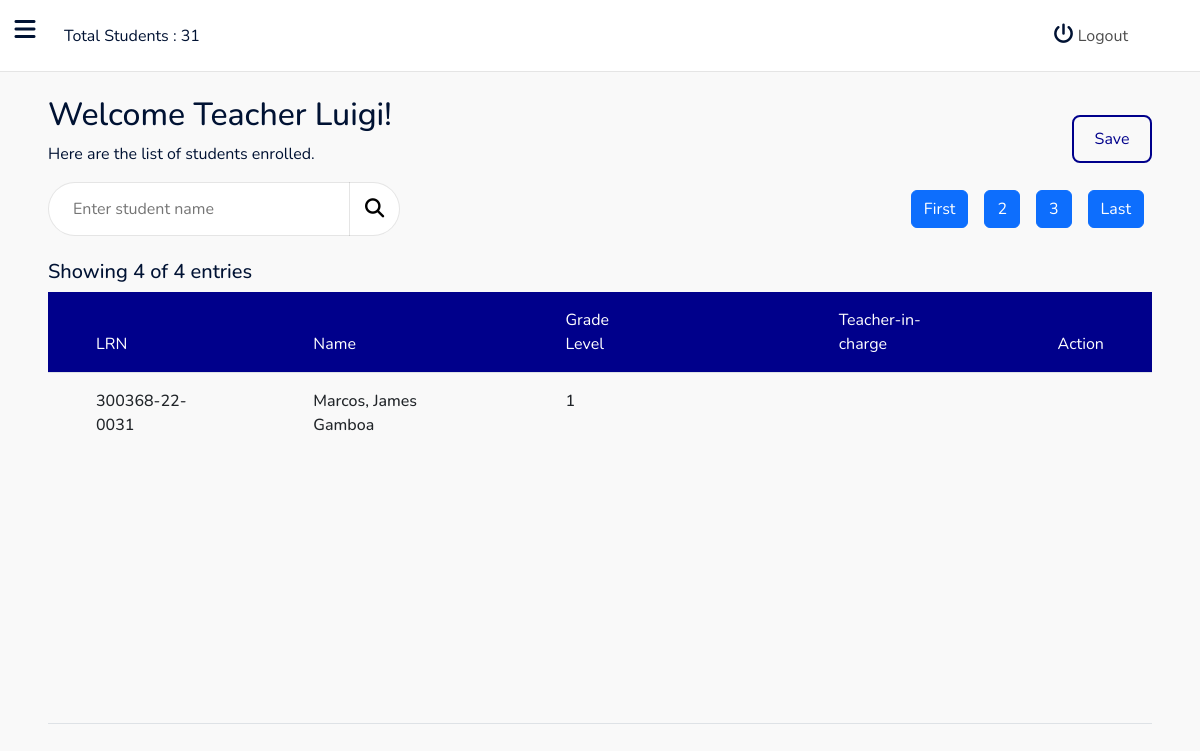
The page /teacher.php?page=4 (signed in) on the database its author committed.
### tables this page shows
CREATE TABLE `teachers` (
  `id` int(11) NOT NULL,
  `username` varchar(255) NOT NULL,
  `firstname` varchar(255) NOT NULL,
  `middlename` varchar(255) NOT NULL,
  `lastname` varchar(255) NOT NULL,
  `password` text NOT NULL
);

CREATE TABLE `students` (
  `id` int(11) NOT NULL,
  `student_lrn` text NOT NULL,
  `firstname` varchar(255) NOT NULL,
  `middlename` varchar(255) NOT NULL,
  `lastname` varchar(255) NOT NULL,
  `birthday` varchar(32) NOT NULL,
  `present_house_no` varchar(255) NOT NULL,
  `present_brgy` varchar(255) NOT NULL,
  `present_town_city` varchar(255) NOT NULL,
  `present_province` varchar(255) NOT NULL,
  `perm_house_no` varchar(255) NOT NULL,
  `perm_brgy` varchar(255) NOT NULL,
  `perm_townCity` varchar(255) NOT NULL,
  `perm_province` varchar(255) NOT NULL,
  `father_name` varchar(255) NOT NULL,
  `father_educ` varchar(255) NOT NULL,
  `father_occu` varchar(255) NOT NULL,
  `father_contact` varchar(255) NOT NULL,
  `mother_name` varchar(255) NOT NULL,
  `mother_educ` varchar(255) NOT NULL,
  `mother_occu` varchar(255) NOT NULL,
  `mother_contact` varchar(255) NOT NULL,
  `no_siblings` varchar(255) NOT NULL,
  `gender` varchar(10) NOT NULL,
  `birth_order` varchar(255) NOT NULL,
  `living_with` varchar(255) NOT NULL,
  `guardian_name` varchar(255) NOT NULL,
  `guardian_relation` varchar(255) NOT NULL,
  `guardian_address` varchar(255) NOT NULL,
  `total_fam_income` varchar(255) NOT NULL,
  `hand_type` varchar(255) NOT NULL,
  `vision_type` varchar(255) NOT NULL,
  `hearing_condition` varchar(255) NOT NULL,
  `speech_condition` varchar(255) NOT NULL,
  `password` text NOT NULL,
  `grade_level` varchar(32) NOT NULL
);

### classes/Singleton.class.php (called while the page is built, shortened)
<?php
require_once("DbHelper.class.php");
class Singleton
{
    private static $m_DbInstance;
    private static function InitDbHelper() : DbHelper
    {
        return new DbHelper
        (
            Config::GetHost(),
            Config::GetUsername(),
            Config::GetPassword(),
            Config::GetDbName()
        );
    }
    public static function GetDbHelperInstance() : DbHelper
    {
        if (self::$m_DbInstance == null)
        {
            self::$m_DbInstance = self::InitDbHelper();
        }
        return self::$m_DbInstance;
    }
}
?>

### includes/teachers.students-mgt.php (called while the page is built)
<?php
require_once "includes/autoloader.inc.php";
$db = Singleton::GetDbHelperInstance();
$table = Constants::$STUDENTS_TABLE;
$entriesPerPage = 10;
$totalEntries = $db -> CountRows($table);
$totalPages = ceil($totalEntries / $entriesPerPage);
$currentPageIndex = isset($_GET['page']) ? $_GET['page'] : 1;
$offsetX = ($currentPageIndex - 1) * $entriesPerPage;
$students_table = $db -> SelectLimitOffset($table, $offsetX, $entriesPerPage);
?>

### classes/DbHelper.class.php (called while the page is built, shortened)
<?php
class DbHelper
{
    public $Pdo;
    function __construct(string $host, string $username, string $password, string $dbname, int $port = 3306)
    {
        $this -> Host = $host;
        $this -> Username = $username;
        $this -> Password = $password;
        $this -> DbName = $dbname;
        $provider = "mysql:host={$this->Host}; dbname={$this->DbName}; charset=utf8";
        $this -> Pdo = new PDO($provider, $this -> Username, $this -> Password);
        $this -> Pdo -> setAttribute(PDO::ATTR_ERRMODE, PDO::ERRMODE_EXCEPTION);
        $this -> Pdo -> setAttribute(PDO::MYSQL_ATTR_INIT_COMMAND, "SET sql_mode=(SELECT REPLACE(@@sql_mode,'ONLY_FULL_GROUP_BY',''))");
    }
    public function CountRows(string $table) : int
    {
        $sth = $this -> Pdo -> prepare("SELECT COUNT(*) FROM $table");
        $sth -> execute();
        $total = $sth -> fetchColumn();
        return $total;
    }
    public function SelectRow_Where(string $table, array $conds) : array
    {
        $cols = array_keys($conds);
        $cols_param = [];
        foreach ($cols as $c)
        {
            array_push($cols_param, "$c=?");
        }
        $cols_param_str = join(" AND ", $cols_param);
        $vals = array_values($conds);
        $sql = "SELECT * FROM $table WHERE $cols_param_str LIMIT 1";
        $sth = $this -> Pdo -> prepare($sql);
        $sth -> execute($vals);
        $result = $sth -> fetch(PDO::FETCH_ASSOC) ?: [];
        return $result;
    }
    public function SelectLimitOffset(string $table, int $x, int $y)
    {
        $sql = "SELECT * FROM $table ORDER BY id LIMIT $x, $y";
        $sth = $this -> Pdo -> prepare($sql);
        $sth -> execute();
        $result = $sth -> fetchAll(PDO::FETCH_ASSOC) ?: [];
        return $result;
    }
}
?>

### includes/autoloader.inc.php (called while the page is built, shortened)
<?php
function register($className)
{
    $className = str_replace("\\", "/", $className);
    $fullPath = "classes/" . $className . ".class.php";
}
?>

### classes/Config.class.php (called while the page is built)
<?php
class Config
{
    private static string $server_host = "sql104.epizy.com";
    private static string $server_username = "epiz_31851432";
    private static string $server_password = "EXpPZWg8NwHXb";
    private static string $server_db = "epiz_31851432_deped";
    private static string $local_host = "localhost";
    private static string $local_username = "root";
    private static string $local_password = "";
    private static string $local_db = "deped";
    public static function GetHost() : string
    {
        return self::IsLocalhost() ? self::$local_host : self::$server_host;
    }
    public static function GetUsername() : string
    {
        return self::IsLocalhost() ? self::$local_username : self::$server_username;
    }
    public static function GetPassword() : string
    {
        return self::IsLocalhost() ? self::$local_password : self::$server_password;
    }
    public static function GetDbName() : string
    {
        return self::IsLocalhost() ? self::$local_db : self::$server_db;
    }
    public static function IsLocalhost($whitelist = ['127.0.0.1', '::1'])
    {
        return in_array($_SERVER['REMOTE_ADDR'], $whitelist);
    }
}
?>

### classes/Auth.class.php (called while the page is built, shortened)
<?php
class Auth
{
    public static function LoadAuthCookie() : array
    {
        if (isset(
            $_COOKIE[Constants::$COOKIE_AUTH_TOKEN_ALIAS],
            $_COOKIE[Constants::$COOKIE_USERNAME_ALIAS],
            $_COOKIE[Constants::$COOKIE_PASSWORD_ALIAS],
            $_COOKIE[Constants::$COOKIE_AUTH_USERID_ALIAS]
        ))
        {
            return
            [
                "token" => $_COOKIE[Constants::$COOKIE_AUTH_TOKEN_ALIAS],
                "username" => $_COOKIE[Constants::$COOKIE_USERNAME_ALIAS],
                "password" => $_COOKIE[Constants::$COOKIE_PASSWORD_ALIAS],
                "userid" => $_COOKIE[Constants::$COOKIE_AUTH_USERID_ALIAS]
            ];
        }
        return [];
    }
}

### teacher.php (the view, shortened to what this page needs)
<?php
require_once "includes/autoloader.inc.php";
$authCookie = Auth::LoadAuthCookie();
$this_users_id = array("id" => $authCookie["userid"]);
$res = Singleton::GetDbHelperInstance()->SelectRow_Where(Constants::$TEACHERS_TABLE, $this_users_id, true);
$firstName = $res['firstname'];
require_once("includes/teachers.students-mgt.php");
?>
<!DOCTYPE html>
<html lang="en">
<head>
    <link href="https://cdn.jsdelivr.net/npm/bootstrap@5.2.1/dist/css/bootstrap.min.css" rel="stylesheet">
    <link rel="stylesheet" href="https://cdnjs.cloudflare.com/ajax/libs/font-awesome/6.2.0/css/all.min.css" />
    <link rel="stylesheet" href="styles/style.css">
    <link rel="stylesheet" href="lib/material-design-icons/material-icons.css">
</head>
<body>
    <div class="main-container d-flex h-100">
        <div class="sidebar px-4 show" id="side_nav">
            <i class="toggle-button open fa-solid fa-bars d-flex justify-content-center align-items-center"></i>
        </div>
        <div class="content">
            <nav class="px-4 py-1 d-flex justify-content-center px-5 bg-white" id="nav_top">
                <div class="top_container px-3 d-flex justify-content-between align-items-center">
                    <span>Total Students : <?php echo $totalEntries; ?></span>
                    <a href="logout.php" class="px-2 text-decoration-none" id="logout_btn">
                        <i class="fa-solid fa-power-off"></i>
                        Logout
                    </a>
                </div>
            </nav>
            <div class="mt-4 px-5">
                <div class="d-flex justify-content-between align-items-center">
                    <div class="left">
                        <h2>Welcome Teacher <?php echo $firstName ?>!</h2>
                        <p>Here are the list of students enrolled.</p>
                    </div>
                    <button class="py-1 px-3" id="save_btn">Save</button>
                </div>
                <div class="row">
                    <div class="col">
                        <div class="search flex d-flex align-items-center">
                            <input type="text" placeholder="Enter student name" class="px-4 py-2" id="search_field">
                            <button id="search_submit">
                                <i class="fa-solid fa-magnifying-glass"></i>
                            </button>
                        </div>
                    </div>
                    <div class="col d-flex align-items-center justify-content-end">
                        <a href="<?php echo $_SERVER["PHP_SELF"] . "?page=1"; ?>" class="btn btn-primary mx-2">First</a>
                        <?php for ($i = 2; $i < $totalPages; $i++) : ?>
                            <a href="<?php echo $_SERVER["PHP_SELF"] . "?page=" . $i; ?>" class="btn btn-primary mx-2"><?= $i; ?></a>
                        <?php endfor; ?>
                        <a href="<?php echo $_SERVER["PHP_SELF"] . "?page=" . $totalPages; ?>" class="btn btn-primary mx-2">Last</a>
                    </div>
                </div>
            </div>
            <div class="table_container mt-4 d-flex flex-grow-1 position-relative">
                <div class="px-5" id="table">
                    <div class="entries-pagination-tracker">
                        <h5>Showing <?= $currentPageIndex; ?> of <?= $totalPages ?> entries</h5>
                    </div>
                    <table class="table">
                        <thead>
                            <tr>
                                <th class="py-3 px-5">LRN</th>
                                <th class="py-3 px-5">Name</th>
                                <th class="py-3 px-5">Grade Level</th>
                                <th class="py-3 px-5"></th>
                                <th class="py-3 px-5">Teacher-in-charge</th>
                                <th class="py-3 px-5">Action</th>
                            </tr>
                        </thead>
                        <tbody>
                            <?php if ($totalEntries > 0) : ?>
                                <?php foreach ($students_table as $s) : ?>
                                    <tr>
                                        <td class="py-3 px-5"><?= $s['student_lrn']; ?></td>
                                        <td class="py-3 px-5"><?php echo $s['lastname'] . ", " . $s['firstname'] . " " . $s['middlename'] ?></td>
                                        <td class="py-3 px-5"><?= $s['grade_level']; ?></td>
                                        <td class="py-3 px-5"></td>
                                        <td class="py-3 px-5"></td>
                                        <td class="py-3 px-5"></td>
                                    </tr>
                                <?php endforeach; ?>
                            <?php endif; ?>
                        </tbody>
                    </table>
                </div>
            </div>
        </div>
    </div>
</body>
</html>

### styles/style.css (style rules this page uses)
body { background-color: #f9f9f9; color : #001233; font-family: 'Nunito', sans-serif; }
#side_nav { position: relative; background: darkblue; min-width: 295px; max-width: 295px; transition: all 0.5s; }
#side_nav.show { margin-left: -295px; }
.content { width: 100%; display: flex; flex-direction: column; min-height: 100vh; }
#logout_btn { background: white; color : rgba(0,0,0,.7); border: none; border-radius: 2px; }
#logout_btn i { font-size: 20px; color : #001233 }
.toggle-button { position: absolute; width: 50px; top: .7rem; right: -50px; background: white; color: #001233; border-radius: 0 5px 5px 0; font-size: 24px; height: fit-content; padding: 6px 8px; cursor: pointer; }
#nav_top { width: 100%; height: 72px; top: 0; left: 0; border-bottom: 1px solid rgba(0,0,0,.1); }
.top_container { width: 100%; }
.search { width: fit-content; height: 54px; background: white; border: 1px solid rgba(0,0,0,.1); border-radius: 30px; }
.search #search_field { width: 300px; height: inherit; border-radius: 30px 0 0 30px; background: transparent; outline: none; border:none }
.search #search_submit { width: 50px; height: inherit; background: transparent; border-left: 1px solid rgba(0,0,0,.1); border-radius: 0 8px 8px 0; outline: none; border-top: none; border-right: none; border-bottom: none; }
.search #search_submit { font-size: 1.2rem; }
#save_btn { width: 80px; height: 48px; background: none; border: 2px solid darkblue; color: darkblue; border-radius: 8px; outline: none; transition: .4s ease-in-out; }
.table_container { position: relative; }
#table { position: absolute; top: 0; left: 0; width: 100%; height: 100%; overflow: auto; }
table { width: 100%; height: 100%; max-height: 80%; overflow-y: auto; font-size: 1rem; }
table thead { background: darkblue; color: white; position: sticky; left: 0; top: 0; }
table thead tr th { font-weight: 400; }
table tbody tr td { font-weight: 500; }

### rows shown on the page
teachers: firstname "Luigi"
students: student_lrn "300368-22-0031", lastname "Marcos", firstname "James", middlename "Gamboa", grade_level "1"

### other values the page prints
$totalEntries "31"
$currentPageIndex "4"
$totalPages "4"
